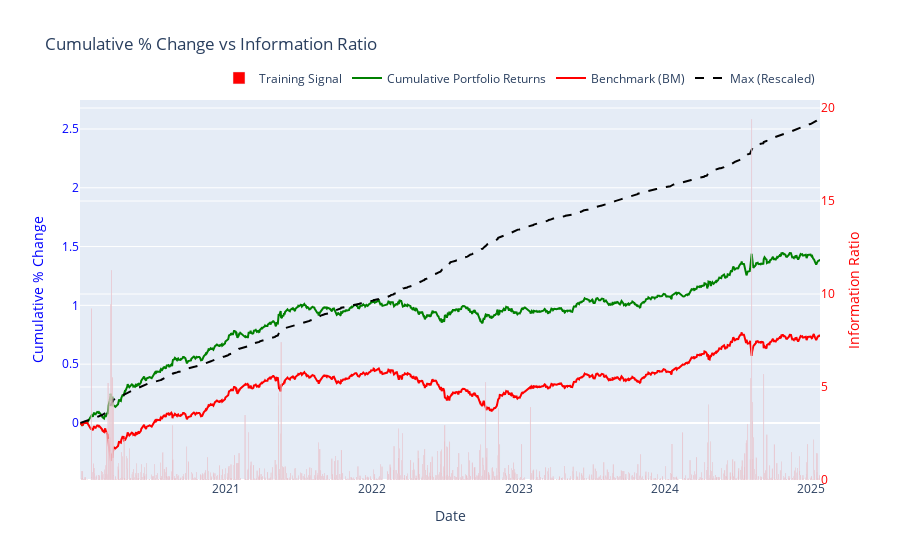

Notebook source saved alongside this figure:
### Markdown cell above
# 動能
# ARMA
# Sharpe(Time-Varying)
# VWAP

# 低波动率指数：表现最为出色，不仅回报率最高，还显著降低了波动率和回撤幅度。
# 高股息指数：在熊市中表现出色，具有防御性特征。
# 动量指数：在牛市中表现更好，但在熊市中可能表现不佳。

### Code cell
import numpy as np
import pandas as pd
import yfinance as yf
from sklearn.covariance import LedoitWolf
import matplotlib.pyplot as plt

# Step 1: Load data (TAIEX)
data = yf.download("^TWII", start='2020-01-01')
returns = data["Close"].pct_change().dropna()

# Reshape returns to 2D as required by LedoitWolf
returns_2d = returns.values.reshape(-1, 1)

# Step 2: Covariance Matrix
cov_matrix = np.cov(returns_2d, rowvar=False)
lw = LedoitWolf()
cov_matrix_shrinked = lw.fit(returns_2d).covariance_

# Step 3: Spectral Decomposition
eigenvalues, eigenvectors = np.linalg.eigh(cov_matrix_shrinked)
dominant_factors = eigenvectors[:, -1:]  # Retain the top factor

# Factor Signal as a Training Signal
factor_signal = (returns_2d @ dominant_factors).flatten()  # Flatten to 1D for element-wise multiplication

# Multiply Factor Signal with Returns
training_signal = factor_signal * returns.values  # Element-wise multiplication

# Normalize Training Signal (optional, for scaling purposes)
normalized_signal = training_signal / np.std(training_signal)


signal = [-1 if i > 2 else 1 for i in normalized_signal]

portfolio_returns = signal * returns.values  # Simulated weighted returns
cumulative_returns = np.cumsum(portfolio_returns)
ln_ = data.Close.pct_change()
k = ln_.apply(lambda x: -1 if x < 0 else 1)
pct_calculating_profit = ln_.shift(0)
res = k*pct_calculating_profit.shift(0)

import plotly.graph_objects as go

# Plot Training Signal
fig_performance = go.Figure()
fig_performance.add_trace(
    go.Bar(
        x=data.index[1:], 
        y=normalized_signal, 
        name="Training Signal", 
        yaxis="y2",  # Map to secondary y-axis
        marker=dict(color="red")
    )
)
fig_performance.add_trace(
    go.Scatter(
        x=data.index[1:], 
        y=cumulative_returns, 
        mode="lines", 
        name="Cumulative Portfolio Returns", 
        yaxis="y1",  # Map to secondary y-axis
        line=dict(color="green")
    )
)

# Add Benchmark
fig_performance.add_trace(
    go.Scatter(
        x=data.index[1:], 
        y=data['Close'].pct_change().cumsum().dropna(), 
        mode="lines", 
        name="Benchmark (BM)", 
        yaxis="y1",  # Map to secondary y-axis
        line=dict(color="red")
    )
)

# Add Maximal Signal (Rescaled)
fig_performance.add_trace(
    go.Scatter(
        x=res.index, 
        y=res.cumsum() * 0.25, 
        mode="lines", 
        name="Max (Rescaled)", 
        yaxis="y1",  # Map to secondary y-axis
        line=dict(color="black", dash="dash")
    )
)

# Set up layout with dual y-axes
fig_performance.update_layout(
    title="Cumulative % Change vs Information Ratio",
    xaxis=dict(title="Date"),
    yaxis=dict(
        title="Cumulative % Change",
        titlefont=dict(color="blue"),
        tickfont=dict(color="blue")
    ),
    yaxis2=dict(
        title="Information Ratio",
        titlefont=dict(color="red"),
        tickfont=dict(color="red"),
        overlaying="y",
        side="right"  # Position y2 axis on the right
    ),
    legend=dict(orientation="h", yanchor="bottom", y=1.02, xanchor="right", x=1)
)
fig_performance.show()

### Figure 1 — Plotly figure (JSON) as saved in the notebook; plotly's stock layout.template omitted (floating-point values rounded to 4 significant figures; data arrays with more than 128 entries replaced by an {"elided": "..."} marker saying what was removed)
{"data": [{"marker": {"color": "red"}, "name": "Training Signal", "type": "bar", "x": {"elided": "1229 str values"}, "y": {"elided": "1229 float values"}, "yaxis": "y2"}, {"line": {"color": "green"}, "mode": "lines", "name": "Cumulative Portfolio Returns", "type": "scatter", "x": {"elided": "1229 str values"}, "y": {"elided": "1229 float values"}, "yaxis": "y"}, {"line": {"color": "red"}, "mode": "lines", "name": "Benchmark (BM)", "type": "scatter", "x": {"elided": "1229 str values"}, "y": {"elided": "1229 float values"}, "yaxis": "y"}, {"line": {"color": "black", "dash": "dash"}, "mode": "lines", "name": "Max (Rescaled)", "type": "scatter", "x": {"elided": "1230 str values"}, "y": {"elided": "1230 float values"}, "yaxis": "y"}], "layout": {"legend": {"orientation": "h", "x": 1, "xanchor": "right", "y": 1.02, "yanchor": "bottom"}, "title": {"text": "Cumulative % Change vs Information Ratio"}, "xaxis": {"title": {"text": "Date"}}, "yaxis": {"tickfont": {"color": "blue"}, "title": {"font": {"color": "blue"}, "text": "Cumulative % Change"}}, "yaxis2": {"overlaying": "y", "side": "right", "tickfont": {"color": "red"}, "title": {"font": {"color": "red"}, "text": "Information Ratio"}}}}
